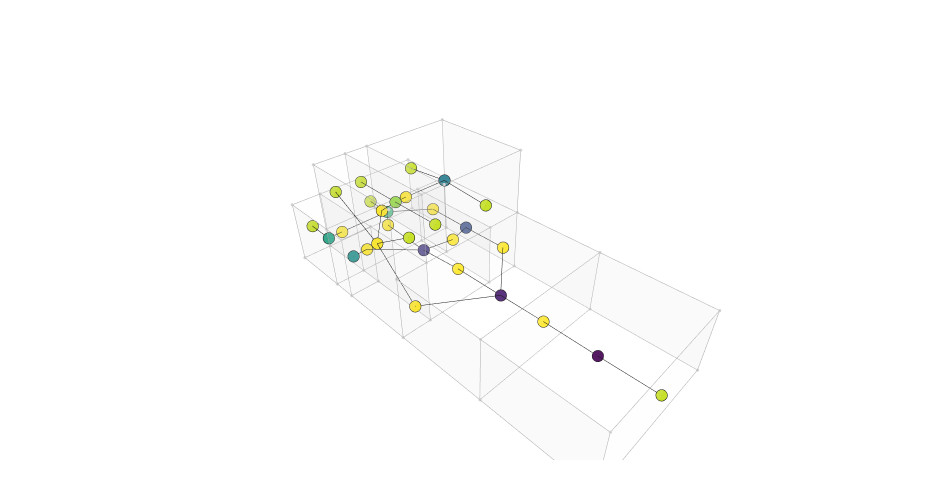

The cell this chart's notebook holds for it:
### Code cell
house = houses[0]

g = Graph.ByTopology(house, direct=False, viaSharedApertures=True, toExteriorApertures=True)
graph_data = Plotly.DataByGraph(g, vertexSize=4, vertexGroupKey="label", vertexLabelKey="title", vertexGroups=[1,2,3,4,5,6,7,8,9,10,11,12])
bldg_data = Plotly.DataByTopology(house, faceOpacity=0.1, edgeColor="darkgrey", vertexColor="lightgrey")
# bldg_data = []
# graph_data = []
fig = Plotly.FigureByData(graph_data+bldg_data)
Plotly.Show(fig, renderer='jupyterlab')

### Figure 1 — Plotly figure (JSON) as saved in the notebook; plotly's stock layout.template omitted (floating-point values rounded to 4 significant figures; data arrays with more than 128 entries replaced by an {"elided": "..."} marker saying what was removed)
{"data": [{"hoverinfo": "text", "legendgroup": "4", "legendrank": 4, "marker": {"color": [12, 0, 5, 11, 10, 12, 11, 11, 11, 12, 11, 12, 11, 12, 1, 11, 11, 12, 12, 12, 3, 12, 7, 8, 2, 11, 12, 12, 6, 12], "colorscale": [[0, "#440154"], [0.1111, "#482878"], [0.2222, "#3e4989"], [0.3333, "#31688e"], [0.4444, "#26828e"], [0.5556, "#1f9e89"], [0.6667, "#35b779"], [0.7778, "#6ece58"], [0.8889, "#b5de2b"], [1, "#fde725"]], "line": {"color": "black", "width": 0.5}, "size": 4, "symbol": "circle"}, "mode": "markers", "name": "Graph Vertices", "showlegend": false, "text": ["Door (13)", "Parking (1)", "Bedroom 2 (6)", "Window (12)", "Corridor 2 (11)", "Stairs (0)", "Window (12)", "Window (12)", "Window (12)", "Door (13)", "Window (12)", "Door (13)", "Window (12)", "Door (13)", "Living Room (2)", "Window (12)", "Window (12)", "Door (13)", "Door (13)", "Door (13)", "Kitchen (4)", "Door (13)", "Service (8)", "Backyard (9)", "Dining Room (3)", "Window (12)", "Door (13)", "Door (13)", "WC 1 (7)", "Door (13)"], "type": "scatter3d", "x": [3.21, 3.5, 4.8, 4.26, 2.05, 0.75, 0.76, 3.51, 4.89, 1.51, 0.76, 3.51, 2.06, 2.61, 3.5, 0.76, 4.89, 1.51, 5.21, 1.51, 6.1, 0.76, 0.75, 4.25, 3.35, 2.06, 6.11, 3.21, 0.75, 6.11], "y": [14.51, 2.5, 12, 17.51, 12, 11.74, 9.51, 0.01, 14.51, 16.01, 17.51, 5.01, 9.51, 12.01, 7.25, 14.51, 9.51, 12.27, 12.01, 13.91, 12, 9.51, 16, 16, 12, 14.51, 9.51, 9.51, 13.9, 14.51], "z": [1.87, 1.55, 4.65, 1.56, 4.65, 3.311, 4.66, 1.56, 4.35, 1.56, 1.56, 1.56, 4.66, 4.66, 1.55, 4.66, 4.35, 4.35, 1.25, 1.56, 1.55, 1.25, 1.55, 1.55, 1.55, 4.66, 1.56, 1.87, 1.55, 1.56]}, {"hoverinfo": "text", "legendgroup": "5", "legendrank": 5, "line": {"color": "black", "width": 1}, "mode": "lines", "name": "Graph Edges", "showlegend": false, "text": "", "type": "scatter3d", "x": [3.35, 3.21, null, 4.25, 3.21, null, 3.5, 3.51, null, 3.5, 3.51, null, 4.8, 4.89, null, 4.8, 2.61, null, 4.8, 4.89, null, 4.25, 4.26, null, 2.05, 1.51, null, 2.05, 2.61, null, 2.05, 2.06, null, 2.05, 2.06, null, 0.75, 0.76, null, 0.75, 1.51, null, 0.75, 0.76, null, 0.75, 0.76, null, 4.25, 1.51, null, 0.75, 1.51, null, 0.75, 0.76, null, 3.5, 3.51, null, 3.5, 6.11, null, 3.5, 3.21, null, 3.5, 0.76, null, 3.35, 5.21, null, 6.1, 5.21, null, 3.35, 1.51, null, 0.75, 1.51, null, 6.1, 6.11, null, 6.1, 6.11, null, 4.25, 6.11, null, 3.35, 3.21, null], "y": [12, 14.51, null, 16, 14.51, null, 2.5, 0.01, null, 2.5, 5.01, null, 12, 9.51, null, 12, 12.01, null, 12, 14.51, null, 16, 17.51, null, 12, 12.27, null, 12, 12.01, null, 12, 14.51, null, 12, 9.51, null, 11.74, 14.51, null, 11.74, 12.27, null, 11.74, 9.51, null, 11.74, 9.51, null, 16, 16.01, null, 16, 16.01, null, 16, 17.51, null, 7.25, 5.01, null, 7.25, 9.51, null, 7.25, 9.51, null, 7.25, 9.51, null, 12, 12.01, null, 12, 12.01, null, 12, 13.91, null, 13.9, 13.91, null, 12, 14.51, null, 12, 9.51, null, 16, 14.51, null, 12, 9.51, null], "z": [1.55, 1.87, null, 1.55, 1.87, null, 1.55, 1.56, null, 1.55, 1.56, null, 4.65, 4.35, null, 4.65, 4.66, null, 4.65, 4.35, null, 1.55, 1.56, null, 4.65, 4.35, null, 4.65, 4.66, null, 4.65, 4.66, null, 4.65, 4.66, null, 3.311, 4.66, null, 3.311, 4.35, null, 3.311, 4.66, null, 3.311, 1.25, null, 1.55, 1.56, null, 1.55, 1.56, null, 1.55, 1.56, null, 1.55, 1.56, null, 1.55, 1.56, null, 1.55, 1.87, null, 1.55, 1.25, null, 1.55, 1.25, null, 1.55, 1.25, null, 1.55, 1.56, null, 1.55, 1.56, null, 1.55, 1.56, null, 1.55, 1.56, null, 1.55, 1.56, null, 1.55, 1.87, null]}, {"hoverinfo": "text", "hovertext": "", "legendgroup": "1", "legendrank": 1, "marker": {"color": "lightgrey", "size": 1.1}, "mode": "markers", "name": "Topology Vertices", "showlegend": false, "text": "", "type": "scatter3d", "x": [0, 7, 7, 0, 0, 7, 7, 0, 0, 1.5, 5.2, 7, 1.5, 0, 5.2, 2.6, 7, 0, 1.5, 0, 0, 0, 0, 1.5, 1.5, 1.5, 1.5, 1.5, 5.2, 5.2, 2.6, 7, 7, 0, 2.6, 2.6, 1.5, 7, 1.5, 7, 7, 7, 0, 0], "y": [5, 5, 0, 0, 5, 5, 0, 0, 9.5, 9.5, 9.5, 9.5, 9.5, 9.5, 9.5, 9.5, 9.5, 13.3, 13.3, 13.3, 14.5, 14.5, 9.5, 13.3, 14.5, 14.5, 9.5, 14.5, 14.5, 14.5, 14.5, 14.5, 14.5, 14.5, 14.5, 9.5, 17.5, 17.5, 17.5, 17.5, 14.5, 9.5, 17.5, 17.5], "z": [0, 0, 0, 0, 3.1, 3.1, 3.1, 3.1, 0, 0, 0, 0, 3.1, 3.1, 3.1, 3.1, 3.1, 0, 0, 3.1, 3.1, 6.2, 6.2, 3.1, 3.1, 6.2, 6.2, 0, 0, 3.1, 3.1, 0, 3.1, 0, 6.2, 6.2, 0, 0, 3.1, 3.1, 6.2, 6.2, 0, 3.1]}, {"hoverinfo": "text", "legendgroup": "2", "legendrank": 2, "line": {"color": "darkgrey", "width": 1}, "marker": {"size": 0}, "mode": "lines", "name": "Topology Edges", "showlegend": false, "text": "", "type": "scatter3d", "x": {"elided": "255 float values"}, "y": {"elided": "255 float values"}, "z": {"elided": "255 float values"}}, {"cmax": 1, "cmin": 0, "color": "#FAFAFA", "colorscale": [[0, "#440154"], [0.1111, "#482878"], [0.2222, "#3e4989"], [0.3333, "#31688e"], [0.4444, "#26828e"], [0.5556, "#1f9e89"], [0.6667, "#35b779"], [0.7778, "#6ece58"], [0.8889, "#b5de2b"], [1, "#fde725"]], "flatshading": true, "hoverinfo": "text", "hovertext": "", "i": [0, 0, 4, 4, 6, 6, 2, 2, 3, 3, 4, 4, 8, 0, 10, 11, 12, 12, 14, 14, 15, 16, 16, 4, 4, 0, 0, 12, 14, 14, 15, 16, 17, 17, 19, 22, 13, 11, 11, 12, 12, 19, 17, 23, 19, 25, 25, 25, 25, 12, 12, 25, 26, 26, 18, 18, 28, 29, 29, 30, 30, 27, 28, 24, 30, 30, 23, 29, 29, 27, 27, 30, 32, 16, 16, 32, 32, 33, 33, 24, 24, 17, 17, 34, 34, 35, 35, 14, 14, 34, 34, 36, 37, 37, 37, 38, 32, 32, 39, 39, 38, 30, 39, 39, 34, 40, 40, 41, 41, 15, 15, 16, 40, 40, 42, 42, 38, 38, 33, 33, 38, 38], "j": [1, 2, 1, 0, 2, 1, 6, 7, 7, 5, 7, 5, 9, 8, 8, 10, 10, 11, 8, 10, 8, 9, 8, 1, 9, 5, 13, 13, 5, 12, 14, 15, 18, 10, 20, 20, 22, 19, 13, 10, 18, 23, 19, 19, 21, 24, 21, 22, 20, 22, 26, 23, 12, 23, 27, 8, 27, 27, 28, 27, 15, 30, 18, 28, 29, 14, 12, 24, 23, 31, 9, 31, 31, 9, 31, 15, 30, 28, 18, 28, 33, 19, 21, 29, 24, 14, 29, 35, 26, 26, 25, 31, 27, 36, 28, 37, 31, 36, 36, 37, 24, 38, 30, 38, 30, 32, 30, 16, 32, 41, 35, 41, 35, 34, 37, 28, 37, 42, 21, 43, 21, 43], "k": [2, 3, 0, 5, 1, 4, 7, 3, 5, 0, 6, 7, 1, 1, 0, 0, 11, 13, 10, 12, 14, 8, 15, 9, 16, 13, 11, 5, 4, 5, 4, 4, 10, 11, 21, 19, 19, 17, 19, 18, 23, 18, 18, 24, 24, 21, 20, 26, 22, 13, 22, 24, 23, 25, 8, 10, 18, 28, 24, 29, 8, 8, 23, 23, 14, 15, 14, 23, 14, 9, 8, 27, 30, 31, 32, 16, 15, 18, 17, 33, 21, 21, 33, 24, 25, 29, 34, 26, 12, 35, 26, 27, 28, 27, 24, 24, 36, 39, 37, 38, 29, 29, 32, 30, 29, 30, 34, 32, 40, 35, 14, 15, 41, 35, 28, 33, 42, 43, 43, 42, 24, 21], "legendgroup": "3", "legendrank": 3, "lighting": {"facenormalsepsilon": 0}, "name": "Topology Faces", "opacity": 0.1, "showlegend": false, "showscale": false, "text": "", "type": "mesh3d", "x": [0, 7, 7, 0, 7, 0, 7, 0, 5.2, 7, 1.5, 0, 1.5, 0, 2.6, 5.2, 7, 0, 1.5, 0, 0, 0, 0, 1.5, 1.5, 1.5, 1.5, 5.2, 1.5, 2.6, 5.2, 7, 7, 0, 2.6, 2.6, 7, 1.5, 1.5, 7, 7, 7, 0, 0], "y": [5, 5, 0, 0, 5, 5, 0, 0, 9.5, 9.5, 9.5, 9.5, 9.5, 9.5, 9.5, 9.5, 9.5, 13.3, 13.3, 13.3, 14.5, 14.5, 9.5, 13.3, 14.5, 14.5, 9.5, 14.5, 14.5, 14.5, 14.5, 14.5, 14.5, 14.5, 14.5, 9.5, 17.5, 17.5, 17.5, 17.5, 14.5, 9.5, 17.5, 17.5], "z": [0, 0, 0, 0, 3.1, 3.1, 3.1, 3.1, 0, 0, 0, 0, 3.1, 3.1, 3.1, 3.1, 3.1, 0, 0, 3.1, 6.2, 3.1, 6.2, 3.1, 3.1, 6.2, 6.2, 0, 0, 3.1, 3.1, 0, 3.1, 0, 6.2, 6.2, 0, 0, 3.1, 3.1, 6.2, 6.2, 0, 3.1]}], "layout": {"autosize": true, "height": 500, "margin": {"b": 40, "l": 40, "r": 40, "t": 40}, "paper_bgcolor": "rgba(0, 0, 0, 0)", "plot_bgcolor": "rgba(0, 0, 0, 0)", "scene": {"aspectmode": "data", "aspectratio": {"x": 0.7671, "y": 1.919, "z": 0.6794}, "camera": {"center": {"x": 0, "y": 0, "z": 0}, "eye": {"x": -1.25, "y": -1.25, "z": 1.25}, "projection": {"type": "perspective"}, "up": {"x": 0, "y": 0, "z": 1}}, "xaxis": {"type": "linear", "visible": false}, "yaxis": {"type": "linear", "visible": false}, "zaxis": {"type": "linear", "visible": false}}, "showlegend": true, "width": 950, "xaxis": {"showgrid": false, "visible": false, "zeroline": false}, "yaxis": {"showgrid": false, "visible": false, "zeroline": false}}}
